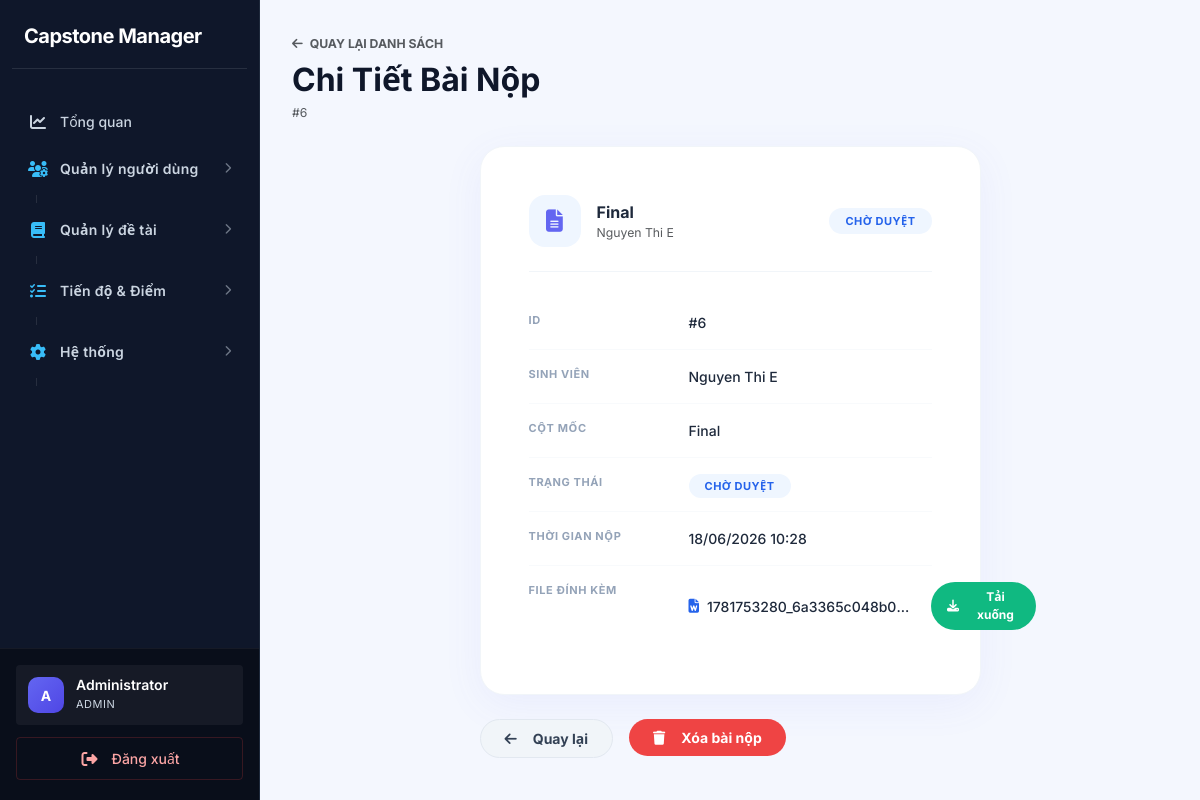
Screenshot of /index.php?page=submission-show&id=6 (signed in) with the database file from the repository.
### tables this page shows
CREATE TABLE `submissions` (
  `id` int(11) NOT NULL,
  `student_id` int(11) DEFAULT NULL,
  `topic_id` int(11) DEFAULT NULL,
  `milestone_id` int(11) DEFAULT NULL,
  `file_path` varchar(255) DEFAULT NULL,
  `status` enum('submitted','late','revision_required') DEFAULT 'submitted',
  `attempt` int(11) DEFAULT 1,
  `submitted_at` datetime DEFAULT NULL
);

CREATE TABLE `milestones` (
  `id` int(11) NOT NULL,
  `title` enum('proposal','midterm','final') DEFAULT NULL,
  `deadline` datetime DEFAULT NULL,
  `semester_id` int(11) DEFAULT NULL,
  `created_at` timestamp NOT NULL DEFAULT current_timestamp()
);

CREATE TABLE `students` (
  `id` int(11) NOT NULL,
  `user_id` int(11) DEFAULT NULL,
  `full_name` varchar(150) DEFAULT NULL,
  `faculty` varchar(100) DEFAULT NULL,
  `created_at` timestamp NOT NULL DEFAULT current_timestamp()
);

### app/controllers/SubmissionController.php (called while the page is built, shortened)
<?php
class SubmissionController {
    private $submissionModel;
    public function __construct() {
        $this->submissionModel = new Submission();
    }
    public function show() {
        $id         = (int)($_GET['id'] ?? 0);
        $submission = $this->submissionModel->find($id);
        require '../app/views/submissions/show.php';
    }
}

### core/Database.php (called while the page is built)
<?php
class Database {
    private static $instance = null;
    private $conn;
    private $host = DB_HOST;
    private $dbname = DB_NAME;
    private $username = DB_USER;
    private $password = DB_PASS;
    private function __construct(){
        try{
            $this->conn = new PDO(
                "mysql:host={$this->host};dbname={$this->dbname};charset=utf8mb4",
                $this->username,
                $this->password
            );
            $this->conn->setAttribute(
                PDO::ATTR_ERRMODE,
                PDO::ERRMODE_EXCEPTION
            );
            $this->conn->setAttribute(
                PDO::ATTR_DEFAULT_FETCH_MODE,
                PDO::FETCH_ASSOC
            );
        }catch(PDOException $e){
            die("Database Error: " . $e->getMessage());
        }
    }
    public static function getInstance(){
        if(self::$instance == null){
            self::$instance = new Database();
        }
        return self::$instance;
    }
    public function getConnection(){
        return $this->conn;
    }
}

### app/models/Submission.php (called while the page is built, shortened)
<?php
class Submission {
    private $conn;
    public function __construct(){
        $this->conn = Database::getInstance()->getConnection();
    }
    public function find($id){
        $stmt = $this->conn->prepare(
            "SELECT submissions.*,
                    students.full_name AS student_name,
                    milestones.title   AS milestone_title
             FROM submissions
             JOIN students   ON students.id   = submissions.student_id
             JOIN milestones ON milestones.id  = submissions.milestone_id
             WHERE submissions.id = ?"
        );
        $stmt->execute([$id]);
        return $stmt->fetch(PDO::FETCH_ASSOC);
    }
}

### app/views/submissions/show.php (the view, shortened to what this page needs)
<?php require '../app/views/layouts/header.php'; ?>
<?php require '../app/views/layouts/sidebar.php'; ?>
<div class="main-content" style="padding: 32px; background: #f4f7fe; min-height: 100vh;">
    <div class="mb-4">
        <a href="index.php?page=submissions"
           class="text-decoration-none text-muted small fw-bold">
            <i class="fa-solid fa-arrow-left me-1"></i> QUAY LẠI DANH SÁCH
        </a>
        <h2 class="fw-bold mt-2 mb-0" style="color:#0f172a">Chi Tiết Bài Nộp</h2>
        <p class="text-muted small mt-1">#<?= $submission['id'] ?></p>
    </div>
    <div class="row justify-content-center">
        <div class="col-lg-7">
            <div class="detail-card p-5">
                <div class="d-flex align-items-center gap-3 mb-4 pb-4" style="border-bottom:1px solid #f1f5f9">
                    <div style="width:52px;height:52px;border-radius:16px;background:#eff6ff;color:#6366f1;display:flex;align-items:center;justify-content:center;font-size:1.4rem;flex-shrink:0">
                        <i class="fa-solid fa-file-lines"></i>
                    </div>
                    <div>
                        <div class="fw-bold" style="color:#1e293b;font-size:16px">
                            <?= htmlspecialchars(ucfirst($submission['milestone_title'] ?? 'Submission')) ?>
                        </div>
                        <div class="text-muted small">
                            <?= htmlspecialchars($submission['student_name'] ?? '—') ?>
                        </div>
                    </div>
                    <?php
                        $status = $submission['status'] ?? 'submitted';
                        $sc = match($status) {
                            'submitted' => 'status-submitted',
                            'reviewed'  => 'status-reviewed',
                            'rejected'  => 'status-rejected',
                            default     => '',
                        };
                        $sl = match($status) {
                            'submitted' => 'Chờ duyệt',
                            'reviewed'  => 'Đã duyệt',
                            'rejected'  => 'Từ chối',
                            default     => ucfirst($status),
                        };
                    ?>
                    <span class="status-pill <?= $sc ?> ms-auto"><?= $sl ?></span>
                </div>
                <div class="info-row">
                    <span class="info-label">ID</span>
                    <span class="info-value">#<?= $submission['id'] ?></span>
                </div>
                <div class="info-row">
                    <span class="info-label">Sinh viên</span>
                    <span class="info-value"><?= htmlspecialchars($submission['student_name'] ?? '—') ?></span>
                </div>
                <div class="info-row">
                    <span class="info-label">Cột mốc</span>
                    <span class="info-value"><?= htmlspecialchars(ucfirst($submission['milestone_title'] ?? '—')) ?></span>
                </div>
                <div class="info-row">
                    <span class="info-label">Trạng thái</span>
                    <span class="info-value">
                        <span class="status-pill <?= $sc ?>"><?= $sl ?></span>
                    </span>
                </div>
                <div class="info-row">
                    <span class="info-label">Thời gian nộp</span>
                    <span class="info-value">
                        <?= $submission['submitted_at']
                            ? date('d/m/Y H:i', strtotime($submission['submitted_at']))
                            : '—' ?>
                    </span>
                </div>
                <div class="info-row">
                    <span class="info-label">File đính kèm</span>
                    <span class="info-value">
                        <?php if (!empty($submission['file_path'])): ?>
                            <?php
                                $ext = strtolower(pathinfo($submission['file_path'], PATHINFO_EXTENSION));
                                $icon = match($ext) {
                                    'pdf'  => ['fa-file-pdf','#ef4444'],
                                    'doc','docx' => ['fa-file-word','#2563eb'],
                                    default => ['fa-file','#64748b'],
                                };
                            ?>
                            <div class="d-flex align-items-center gap-2">
                                <i class="fa-solid <?= $icon[0] ?>" style="color:<?= $icon[1] ?>"></i>
                                <span class="text-truncate" style="max-width:220px">
                                    <?= htmlspecialchars(basename($submission['file_path'])) ?>
                                </span>
                                <a href="assets/uploads/<?= htmlspecialchars($submission['file_path']) ?>"
                                   target="_blank"
                                   class="btn btn-sm rounded-pill px-3 fw-bold text-white ms-2"
                                   style="background:#10b981;border:none;font-size:12px">
                                    <i class="fa-solid fa-download me-1"></i>Tải xuống
                                </a>
                            </div>
                        <?php else: ?>
                            <span class="text-muted">Không có file</span>
                        <?php endif; ?>
                    </span>
                </div>
            </div>
            <div class="mt-4 d-flex gap-3">
                <a href="index.php?page=submissions"
                   class="btn btn-light rounded-pill px-4 fw-bold">
                    <i class="fa-solid fa-arrow-left me-2"></i>Quay lại
                </a>
                <?php if (in_array($_SESSION['user']['role'], ['admin','lecturer'])): ?>
                    <form action="index.php?page=submission-delete&id=<?= $submission['id'] ?>" method="POST" class="d-inline" onsubmit="return confirm('Bạn có chắc muốn xóa?');">
    <button type="submit" class="btn rounded-pill px-4 fw-bold text-white btn-delete border-0" style="background:#ef4444;border:none">
        <i class="fa-solid fa-trash me-2"></i>Xóa bài nộp
    </button>
</form>
                <?php endif; ?>
            </div>
        </div>
    </div>
</div>
<?php require '../app/views/layouts/footer.php'; ?>

### public/assets/css/style.css (style rules this page uses)
:root { --primary: #0f172a; --primary-hover: #1e293b; --secondary: #475569; --success: #059669; --success-light: #d1fae5; --warning: #d97706; --warning-light: #fef3c7; --danger: #dc2626; --danger-light: #fee2e2; --info: #0284c7; --info-light: #e0f2fe; --sidebar-bg: #0f172a; --sidebar-text: #cbd5e1; --sidebar-hover: #1e293b; --sidebar-w: 260px; --bg: #f8f9fa; --surface: #ffffff; --border: #cbd5e1; --border-light: #e2e8f0; --text: #0f172a; --text-muted: #475569; --text-faint: #94a3b8; --radius-sm: 4px; --radius-md: 6px; --radius-lg: 8px; --radius-xl: 8px; --radius-2xl: 12px; --shadow-sm: 0 1px 2px rgba(0, 0, 0, 0.05); --shadow-md: 0 4px 6px -1px rgba(0, 0, 0, 0.1), 0 2px 4px -1px rgba(0, 0, 0, 0.06); --shadow-lg: 0 10px 15px -3px rgba(0, 0, 0, 0.1), 0 4px 6px -2px rgba(0, 0, 0, 0.05); --shadow-hover: 0 10px 15px -3px rgba(0, 0, 0, 0.1); --font: 'Inter', system-ui, -apple-system, sans-serif; --transition: all 0.2s ease-in-out; }
*, *::before, *::after { box-sizing: border-box; margin: 0; padding: 0; }
body { font-family: var(--font); background: var(--bg); color: var(--text); font-size: 14px; line-height: 1.5; -webkit-font-smoothing: antialiased; }
a { text-decoration: none; color: var(--info); transition: var(--transition); }
.main-content { margin-left: var(--sidebar-w); min-height: 100vh; padding: 32px; background: var(--bg); }
.btn { display: inline-flex; align-items: center; justify-content: center; gap: 8px; padding: 8px 16px; font-size: 14px; font-weight: 600; border: 1px solid transparent; border-radius: 6px; cursor: pointer; transition: all 0.2s ease; line-height: 1.5; }
.btn-light { background: #f1f5f9; color: #334155; border: 1px solid #e2e8f0; }
.btn-sm { padding: 6px 12px; font-size: 13px; }

### app/views/submissions/show.php (style rules this page uses)
.detail-card { background: #fff; border-radius: 24px; box-shadow: 0 10px 40px rgba(99,102,241,.07); border: 1px solid #f1f5f9; }
.info-row { display: flex; align-items: flex-start; padding: 16px 0; border-bottom: 1px solid #f8fafc; }
.info-row:last-child { border-bottom: none; }
.info-label { font-size: 11px; font-weight: 700; color: #94a3b8; text-transform: uppercase; letter-spacing: .6px; min-width: 160px; flex-shrink: 0; }
.info-value { font-size: 14px; color: #1e293b; font-weight: 500; }
.status-pill { font-size: 11px; font-weight: 700; letter-spacing: .5px; text-transform: uppercase; padding: 5px 16px; border-radius: 50px; }
.status-submitted { background:#eff6ff; color:#2563eb; }

### rows the page displays
submissions: id "6", milestone.title "Final", student.full_name "Nguyen Thi E", status "CHỜ DUYỆT", submitted_at "18/06/2026 10:28", file_path "1781753280_6a3365c048b0…"

### other values shown
$avatarChar "A"
$displayName "Administrator"
$_SESSION['user']['role'] "ADMIN"
